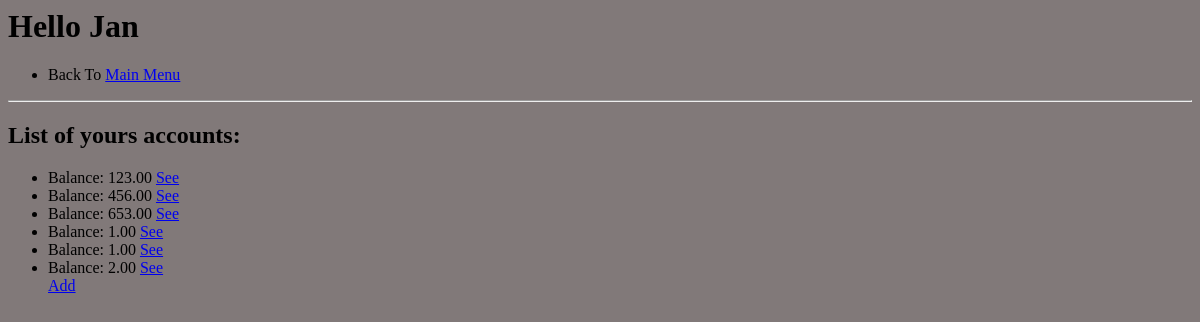
Before: /user/1/ with the older database file.
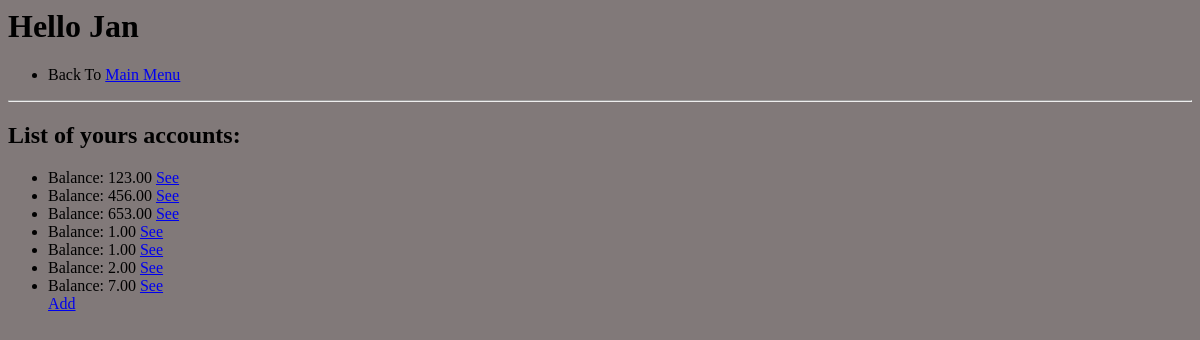
After: the same page with the newer database file.
### financeApp/models.py (models this page shows)
class Money(models.Model):
    user = models.ForeignKey(User, on_delete=models.CASCADE)
    balance = models.DecimalField(decimal_places=2, max_digits=10)
    lastTransaction = models.DecimalField(decimal_places=2, max_digits=10)

### financeApp/views.py (the view)
# urls.py: path('user/<str:pk>/', userView, name='userView'),
def userView(request, pk):
    user = User.objects.get(id=pk)
    context = {'user': user}
    return render(request, 'financeApp/userView.html', context)

### financeApp/templates/financeApp/userView.html
<body style="background-color: rgb(129, 121, 121)"></body>
<h1>Hello {{user.name}}</h1>
<ul>
    <li>
        Back To
        <a href="{% url 'homeView' %}">Main Menu</a>
    </li>
</ul>
<hr>
<h2>List of yours accounts:</h2>
<ul>
    {% for money in user.money_set.all %}
        <li>
            Balance: {{money.balance}}
            <a href="{% url 'moneyView' pk=money.id%}">See</a>
        </li>
    {% endfor %}
    <a href="{% url 'addMoney' pk=user.id%}">Add</a>
</ul>

Changed rows visible on the page:
added Money: balance "7.00"
